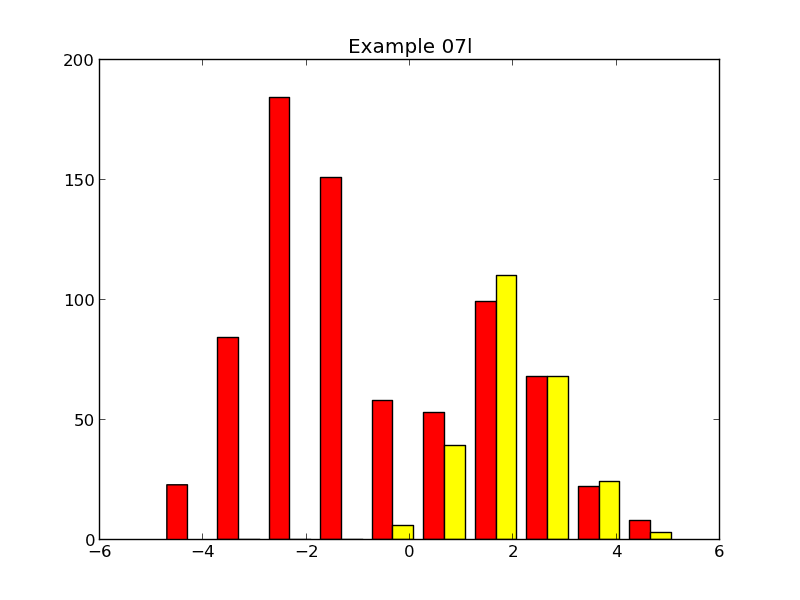

This figure's Python source:
import matplotlib.pyplot as pyplot
import plotdata

data = plotdata.data07

pyplot.hist([data[:750], data[750:]], color=['red', 'yellow'])

pyplot.title('Example 07l')
pyplot.savefig('example07l.png')
